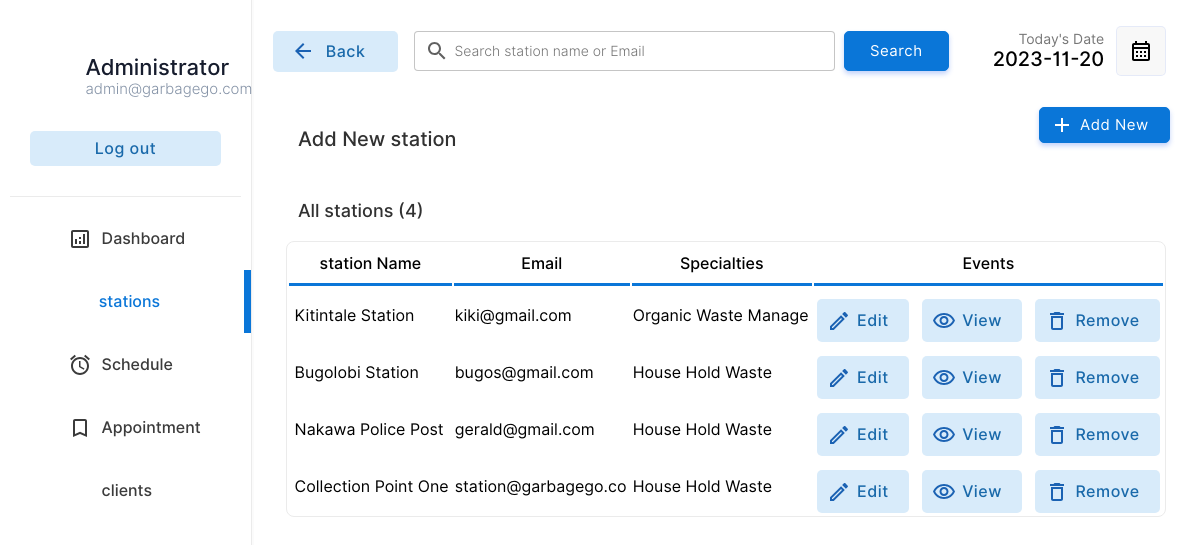
Page /station/stations.php (signed in) on the committed database.
### tables this page shows
CREATE TABLE `station` (
  `docid` int(11) NOT NULL,
  `docemail` varchar(255) DEFAULT NULL,
  `docname` varchar(255) DEFAULT NULL,
  `docpassword` varchar(255) DEFAULT NULL,
  `docnic` varchar(15) DEFAULT NULL,
  `doctel` varchar(15) DEFAULT NULL,
  `specialties` int(2) DEFAULT NULL
);

CREATE TABLE `specialties` (
  `id` int(2) NOT NULL,
  `sname` varchar(50) DEFAULT NULL
);

### station/stations.php (the view, shortened to what this page needs)
<!DOCTYPE html>
<html lang="en">
<head>
    <link rel="stylesheet" href="../css/animations.css">
    <link rel="stylesheet" href="../css/main.css">
    <link rel="stylesheet" href="../css/admin.css">
</head>
<body>
    <?php
    include("../connection.php");
    ?>
    <div class="container">
        <div class="menu">
            <table class="menu-container" border="0">
                <tr>
                    <td style="padding:10px" colspan="2">
                        <table border="0" class="profile-container">
                            <tr>
                                <td width="30%" style="padding-left:20px" >
                                </td>
                                <td style="padding:0px;margin:0px;">
                                    <p class="profile-title">Administrator</p>
                                    <p class="profile-subtitle">admin@garbagego.com</p>
                                </td>
                            </tr>
                            <tr>
                                <td colspan="2">
                                <a href="../logout.php" ><input type="button" value="Log out" class="logout-btn btn-primary-soft btn"></a>
                                </td>
                            </tr>
                    </table>
                    </td>
                </tr>
                <tr class="menu-row" >
                    <td class="menu-btn menu-icon-dashbord" >
                        <a href="index.php" class="non-style-link-menu"><div><p class="menu-text">Dashboard</p></a></div></a>
                <tr class="menu-row">
                    <td class="menu-btn menu-icon-station menu-active menu-icon-station-active">
                        <a href="stations.php" class="non-style-link-menu non-style-link-menu-active"><div><p class="menu-text">stations</p></a></div>
                <tr class="menu-row" >
                    <td class="menu-btn menu-icon-schedule">
                        <a href="schedule.php" class="non-style-link-menu"><div><p class="menu-text">Schedule</p></div></a>
                    </td>
                </tr>
                <tr class="menu-row">
                    <td class="menu-btn menu-icon-appoinment">
                        <a href="appointment.php" class="non-style-link-menu"><div><p class="menu-text">Appointment</p></a></div>
                    </td>
                </tr>
                <tr class="menu-row" >
                    <td class="menu-btn menu-icon-client">
                        <a href="client.php" class="non-style-link-menu"><div><p class="menu-text">clients</p></a></div>
                    </td>
                </tr>
        <div class="dash-body">
            <table border="0" width="100%" style=" border-spacing: 0;margin:0;padding:0;margin-top:25px; ">
                <tr >
                    <td width="13%">
                        <a href="stations.php" ><button  class="login-btn btn-primary-soft btn btn-icon-back"  style="padding-top:11px;padding-bottom:11px;margin-left:20px;width:125px"><font class="tn-in-text">Back</font></button></a>
                    </td>
                    <td>
                        <form action="" method="post" class="header-search">
                            <input type="search" name="search" class="input-text header-searchbar" placeholder="Search station name or Email" list="stations">&nbsp;&nbsp;
                            <?php
                                $list11 = $database->query("select  docname,docemail from  station;");
?>
                            <input type="Submit" value="Search" class="login-btn btn-primary btn" style="padding-left: 25px;padding-right: 25px;padding-top: 10px;padding-bottom: 10px;">
                        </form>
                    </td>
                    <td width="15%">
                        <p style="font-size: 14px;color: rgb(119, 119, 119);padding: 0;margin: 0;text-align: right;">
                            Today's Date
                        </p>
                        <p class="heading-sub12" style="padding: 0;margin: 0;">
                            <?php
                        $date = date('Y-m-d');
                        echo $date;
                        ?>
                        </p>
                    </td>
                    <td width="10%">
                        <button  class="btn-label"  style="display: flex;justify-content: center;align-items: center;"><img src="../img/calendar.svg" width="100%"></button>
                    </td>
                </tr>
                <tr >
                    <td colspan="2" style="padding-top:30px;">
                        <p class="heading-main12" style="margin-left: 45px;font-size:20px;color:rgb(49, 49, 49)">Add New station</p>
                    </td>
                    <td colspan="2">
                        <a href="?action=add&id=none&error=0" class="non-style-link"><button  class="login-btn btn-primary btn button-icon"  style="display: flex;justify-content: center;align-items: center;margin-left:75px;background-image: url('../img/icons/add.svg');">Add New</font></button>
                            </a></td>
                </tr>
                <tr>
                    <td colspan="4" style="padding-top:10px;">
                        <p class="heading-main12" style="margin-left: 45px;font-size:18px;color:rgb(49, 49, 49)">All stations (<?php echo $list11->num_rows; ?>)</p>
                    </td>
                </tr>
                <?php
                    if($_POST){
                        $keyword=$_POST["search"];
                        $sqlmain= "select * from station where docemail='$keyword' or docname='$keyword' or docname like '$keyword%' or docname like '%$keyword' or docname like '%$keyword%'";
                    }else{
                        $sqlmain= "select * from station order by docid desc";
                    }
                ?>
                <tr>
                   <td colspan="4">
                       <center>
                        <div class="abc scroll">
                        <table width="93%" class="sub-table scrolldown" border="0">
                        <thead>
                        <tr>
                                <th class="table-headin">
                                station Name
                                </th>
                                <th class="table-headin">
                                    Email
                                </th>
                                <th class="table-headin">
                                    Specialties
                                </th>
                                <th class="table-headin">
                                    Events
                                </tr>
                        </thead>
                        <tbody>
                            <?php
                                $result= $database->query($sqlmain);
                                if($result->num_rows==0){
                                    echo '<tr>
                                    <td colspan="4">
                                    <br><br><br><br>
                                    <center>
                                    <img src="../img/notfound.svg" width="25%">
                                    <br>
                                    <p class="heading-main12" style="margin-left: 45px;font-size:20px;color:rgb(49, 49, 49)">We  couldnt find anything related to your keywords !</p>
                                    <a class="non-style-link" href="stations.php"><button  class="login-btn btn-primary-soft btn"  style="display: flex;justify-content: center;align-items: center;margin-left:20px;">&nbsp; Show all stations &nbsp;</font></button>
                                    </a>
                                    </center>
                                    <br><br><br><br>
                                    </td>
                                    </tr>';
                                }
                                else{
                                for ( $x=0; $x<$result->num_rows;$x++){
                                    $row=$result->fetch_assoc();
                                    $docid=$row["docid"];
                                    $name=$row["docname"];
                                    $email=$row["docemail"];
                                    $spe=$row["specialties"];
                                    $spcil_res= $database->query("select sname from specialties where id='$spe'");
                                    $spcil_array= $spcil_res->fetch_assoc();
                                    $spcil_name=$spcil_array["sname"];
                                    echo '<tr>
                                        <td> &nbsp;'.
                                        substr($name,0,30)
                                        .'</td>
                                        <td>
                                        '.substr($email,0,20).'
                                        </td>
                                        <td>
                                            '.substr($spcil_name,0,20).'
                                        </td>
                                        <td>
                                        <div style="display:flex;justify-content: center;">
                                        <a href="?action=edit&id='.$docid.'&error=0" class="non-style-link"><button  class="btn-primary-soft btn button-icon btn-edit"  style="padding-left: 40px;padding-top: 12px;padding-bottom: 12px;margin-top: 10px;"><font class="tn-in-text">Edit</font></button></a>
                                        &nbsp;&nbsp;&nbsp;
                                        <a href="?action=view&id='.$docid.'" class="non-style-link"><button  class="btn-primary-soft btn button-icon btn-view"  style="padding-left: 40px;padding-top: 12px;padding-bottom: 12px;margin-top: 10px;"><font class="tn-in-text">View</font></button></a>
                                       &nbsp;&nbsp;&nbsp;
                                       <a href="?action=drop&id='.$docid.'&name='.$name.'" class="non-style-link"><button  class="btn-primary-soft btn button-icon btn-delete"  style="padding-left: 40px;padding-top: 12px;padding-bottom: 12px;margin-top: 10px;"><font class="tn-in-text">Remove</font></button></a>
                                        </div>
                                        </td>
                                    </tr>';
                                }
                            }
                            ?>
                            </tbody>
                        </table>
                        </div>
                        </center>
                   </td>
                </tr>
            </table>
        </div>
</body>
</html>

### css/main.css (style rules this page uses)
:root { --primarycolor: #0A76D8; --primarycolorhover: #006dd3; --btnice:#D8EBFA; --btnnicetext:#1b62b3; }
body { margin: 0; padding: 0; border-spacing: 0; font-family: 'Inter', sans-serif; }
.input-text { border-radius: 4px; border: 0.5px solid rgb(226, 226, 226); padding: 10px; width: 92%; transition: 0.2s; outline: none; }
.input-text { border: 1px solid #e9ecef; font-size: 14px; line-height: 26px; background-color: #fff; display: block; width: 100%; padding: .375rem .75rem; font-weight: 300; line-height: 1.5; color: #212529; background-color: #fff; background-clip: padding-box; -webkit-appearance: none; -moz-appearance: none; appearance: none; border-radius: .25rem; transition: border-color .15s ease-in-out,box-shadow .15s ease-in-out; }
.input-text::placeholder { font-family: 'Inter', sans-serif; }
.btn { cursor: pointer; padding: 8px 20px; outline: none; text-decoration: none; font-size: 15px; letter-spacing: 0.5px; transition: all 0.3s; border-radius: 5px; font-family: 'Inter', sans-serif; }
.btn-primary { background-color: var(--primarycolor) ; border: 1px solid var(--primarycolor) ; color: #fff ; box-shadow: 0 3px 5px 0 rgba(57,108,240,0.3); }
.btn-primary-soft { background-color: #D8EBFA ; color: #1969AA; font-weight: 500; font-size: 16px; border: none; }
.non-style-link:link, .non-style-link:visited, .non-style-link:hover, .non-style-link:active { text-decoration: none; color: rgb(43, 43, 43); }
.btn-label { margin-left: 10px; padding: 12px 12px; outline: none; text-decoration: none; font-size: 15px; letter-spacing: 0.5px; transition: all 0.3s; border-radius: 5px; background-color: #f0f0f073; border: 1px solid rgba(57,108,240,0.1) ; font-family: 'Inter', sans-serif; }
.sub-table { border: 1px solid #ebebeb; border-radius: 8px; }
.table-headin { font-size: 16px; font-weight: 500; padding: 10px; border-bottom: 3px solid var(--primarycolor); }
.abc { width: 100%; height: 550px; overflow: auto; }
input[type=search] { background-image: url('../img/search.svg'); background-position: 10px 50%; background-repeat: no-repeat; transition: 0.5s; padding: 8px 20px 8px 40px; }
.button-icon { background-position: 10px 50%; background-repeat: no-repeat; transition: 0.5s; padding: 8px 20px 8px 40px; }
.menu-btn { padding:6px; color: #3b3b3b; background-position: 30% 50%; background-repeat: no-repeat; transition: 0.5s; }
.menu-text { padding-left: 40%; font-weight: 500; font-size: 16px; }
.menu-active { color: var(--primarycolor); border-right: 7px solid var(--primarycolor); background-color: var(); }
.non-style-link-menu:link, .non-style-link-menu:visited, .non-style-link-menu:active { text-decoration: none; color: #3b3b3b; }
.non-style-link-menu-active:link, .non-style-link-menu-active:visited, .non-style-link-menu-active:active { text-decoration: none; color: var(--primarycolor); }
.menu-icon-dashbord { background-image: url('../img/icons/dashboard.svg'); }
.menu-icon-schedule { background-image: url('../img/icons/schedule.svg'); }
.menu-icon-appoinment { background-image: url('../img/icons/book.svg'); }
.btn-icon-back { background-image: url('../img/icons/back-iceblue.svg'); background-position: 18px 50%; background-repeat: no-repeat; transition: 0.5s; padding: 8px 20px 8px 40px; }
.btn-edit { background-image: url('../img/icons/edit-iceblue.svg'); }
.btn-view { background-image: url('../img/icons/view-iceblue.svg'); }
.btn-delete { background-image: url('../img/icons/delete-iceblue.svg'); }

### css/admin.css (style rules this page uses)
.container { display: flex; flex-wrap: wrap; height: 100vh; }
.menu { border-right: 1.5px solid rgb(235, 235, 235); width: 21%; height: 100vh; box-shadow: 0 0px 0px 2px rgba(240, 240, 240, 0.3); }
.dash-body { width: 79%; height: 100vh; }
.menu-container { width: 100%; border-spacing: 0; }
.profile-title { font-weight: 500; color: #161c2d; font-size: 22px; margin: 0; text-align: left; padding-left: 8%; }
.profile-subtitle { font-weight: 300; color: #8492a6; font-size: 15px; margin: 0; text-align: left; padding-left: 8%; }
.logout-btn { margin-top: 30px; width: 85%; }
.profile-container { border-bottom: 1.5px solid rgb(235, 235, 235); padding-top: 18%; padding-bottom: 12%; text-align: center; }
.heading-main12 { font-weight: 500; font-size: 25px; }
.heading-sub12 { font-weight: 500; font-size: 20px; text-align: right; }
.header-search { display: flex; justify-content: center; }
.header-searchbar { width: 75%; background-color: rgba(255, 255, 255, 0.705); border: 0.5px solid rgba(190, 190, 190, 0.884); }

### rows in the picture
station: docname "Kitintale Station", docemail "kiki@gmail.com", specialties.sname "Organic Waste Manage"
station: docname "Bugolobi Station", docemail "bugos@gmail.com", specialties.sname "House Hold Waste"
station: docname "Nakawa Police Post", docemail "gerald@gmail.com", specialties.sname "House Hold Waste"
station: docname "Collection Point One", docemail "station@garbagego.co", specialties.sname "House Hold Waste"

### other values in the picture
$list11->num_rows "4"
